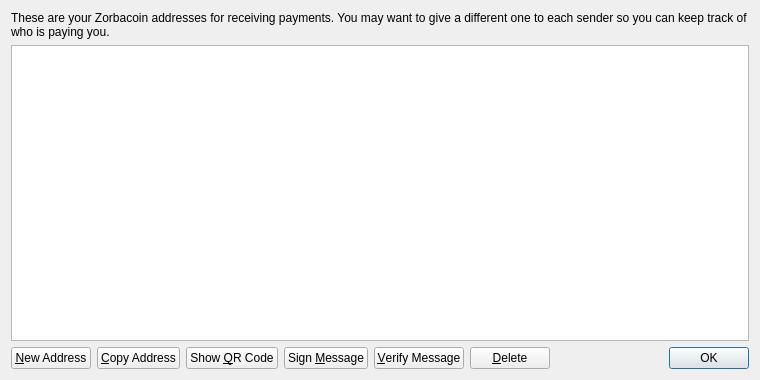
<?xml version="1.0" encoding="UTF-8"?>
<ui version="4.0">
 <class>AddressBookPage</class>
 <widget class="QWidget" name="AddressBookPage">
  <property name="geometry">
   <rect>
    <x>0</x>
    <y>0</y>
    <width>760</width>
    <height>380</height>
   </rect>
  </property>
  <property name="windowTitle">
   <string>Address Book</string>
  </property>
  <property name="styleSheet">
   <string notr="true">background-image: url(:/images/2s);</string>
  </property>
  <layout class="QVBoxLayout" name="verticalLayout">
   <item>
    <widget class="QLabel" name="labelExplanation">
     <property name="text">
      <string>These are your Zorbacoin addresses for receiving payments. You may want to give a different one to each sender so you can keep track of who is paying you.</string>
     </property>
     <property name="textFormat">
      <enum>Qt::PlainText</enum>
     </property>
     <property name="wordWrap">
      <bool>true</bool>
     </property>
    </widget>
   </item>
   <item>
    <widget class="QTableView" name="tableView">
     <property name="contextMenuPolicy">
      <enum>Qt::CustomContextMenu</enum>
     </property>
     <property name="toolTip">
      <string>Double-click to edit address or label</string>
     </property>
     <property name="tabKeyNavigation">
      <bool>false</bool>
     </property>
     <property name="alternatingRowColors">
      <bool>true</bool>
     </property>
     <property name="selectionMode">
      <enum>QAbstractItemView::SingleSelection</enum>
     </property>
     <property name="selectionBehavior">
      <enum>QAbstractItemView::SelectRows</enum>
     </property>
     <property name="sortingEnabled">
      <bool>true</bool>
     </property>
     <attribute name="verticalHeaderVisible">
      <bool>false</bool>
     </attribute>
    </widget>
   </item>
   <item>
    <layout class="QHBoxLayout" name="horizontalLayout">
     <item>
      <widget class="QPushButton" name="newAddressButton">
       <property name="toolTip">
        <string>Create a new address</string>
       </property>
       <property name="text">
        <string>&amp;New Address</string>
       </property>
       <property name="icon">
        <iconset resource="../bitcoin.qrc">
         <normaloff>:/icons/add</normaloff>:/icons/add</iconset>
       </property>
      </widget>
     </item>
     <item>
      <widget class="QPushButton" name="copyToClipboard">
       <property name="toolTip">
        <string>Copy the currently selected address to the system clipboard</string>
       </property>
       <property name="text">
        <string>&amp;Copy Address</string>
       </property>
       <property name="icon">
        <iconset resource="../bitcoin.qrc">
         <normaloff>:/icons/editcopy</normaloff>:/icons/editcopy</iconset>
       </property>
      </widget>
     </item>
     <item>
      <widget class="QPushButton" name="showQRCode">
       <property name="text">
        <string>Show &amp;QR Code</string>
       </property>
       <property name="icon">
        <iconset resource="../bitcoin.qrc">
         <normaloff>:/icons/qrcode</normaloff>:/icons/qrcode</iconset>
       </property>
      </widget>
     </item>
     <item>
      <widget class="QPushButton" name="signMessage">
       <property name="toolTip">
        <string>Sign a message to prove you own a Zorbacoin address</string>
       </property>
       <property name="text">
        <string>Sign &amp;Message</string>
       </property>
       <property name="icon">
        <iconset resource="../bitcoin.qrc">
         <normaloff>:/icons/edit</normaloff>:/icons/edit</iconset>
       </property>
      </widget>
     </item>
     <item>
      <widget class="QPushButton" name="verifyMessage">
       <property name="toolTip">
        <string>Verify a message to ensure it was signed with a specified Zorbacoin address</string>
       </property>
       <property name="text">
        <string>&amp;Verify Message</string>
       </property>
       <property name="icon">
        <iconset resource="../bitcoin.qrc">
         <normaloff>:/icons/transaction_0</normaloff>:/icons/transaction_0</iconset>
       </property>
      </widget>
     </item>
     <item>
      <widget class="QPushButton" name="deleteButton">
       <property name="toolTip">
        <string>Delete the currently selected address from the list</string>
       </property>
       <property name="text">
        <string>&amp;Delete</string>
       </property>
       <property name="icon">
        <iconset resource="../bitcoin.qrc">
         <normaloff>:/icons/remove</normaloff>:/icons/remove</iconset>
       </property>
      </widget>
     </item>
     <item>
      <spacer name="horizontalSpacer">
       <property name="orientation">
        <enum>Qt::Horizontal</enum>
       </property>
       <property name="sizeHint" stdset="0">
        <size>
         <width>40</width>
         <height>20</height>
        </size>
       </property>
      </spacer>
     </item>
     <item>
      <widget class="QDialogButtonBox" name="buttonBox">
       <property name="sizePolicy">
        <sizepolicy hsizetype="Maximum" vsizetype="Fixed">
         <horstretch>0</horstretch>
         <verstretch>0</verstretch>
        </sizepolicy>
       </property>
       <property name="standardButtons">
        <set>QDialogButtonBox::Ok</set>
       </property>
      </widget>
     </item>
    </layout>
   </item>
  </layout>
 </widget>
 <resources>
  <include location="../bitcoin.qrc"/>
 </resources>
 <connections/>
</ui>
